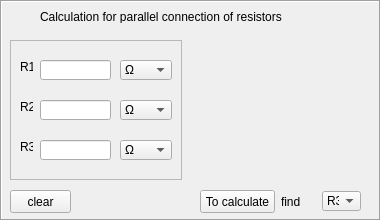
     <widget class="QFrame" name="frame_3">
      <property name="geometry">
       <rect>
        <x>410</x>
        <y>90</y>
        <width>381</width>
        <height>221</height>
       </rect>
      </property>
      <property name="frameShape">
       <enum>QFrame::Box</enum>
      </property>
      <property name="frameShadow">
       <enum>QFrame::Sunken</enum>
      </property>
      <widget class="QLabel" name="label_9">
       <property name="geometry">
        <rect>
         <x>190</x>
         <y>40</y>
         <width>191</width>
         <height>141</height>
        </rect>
       </property>
       <property name="text">
        <string/>
       </property>
       <property name="pixmap">
        <pixmap>res/resistors_pr.bmp</pixmap>
       </property>
      </widget>
      <widget class="QLabel" name="label_11">
       <property name="geometry">
        <rect>
         <x>40</x>
         <y>10</y>
         <width>269</width>
         <height>13</height>
        </rect>
       </property>
       <property name="text">
        <string>Calculation for parallel connection of resistors</string>
       </property>
      </widget>
      <widget class="QFrame" name="frame_5">
       <property name="geometry">
        <rect>
         <x>10</x>
         <y>40</y>
         <width>172</width>
         <height>140</height>
        </rect>
       </property>
       <property name="frameShape">
        <enum>QFrame::StyledPanel</enum>
       </property>
       <property name="frameShadow">
        <enum>QFrame::Raised</enum>
       </property>
       <widget class="QLabel" name="label_15">
        <property name="geometry">
         <rect>
          <x>10</x>
          <y>20</y>
          <width>13</width>
          <height>13</height>
         </rect>
        </property>
        <property name="text">
         <string>R1</string>
        </property>
       </widget>
       <widget class="QLabel" name="label_16">
        <property name="geometry">
         <rect>
          <x>10</x>
          <y>100</y>
          <width>13</width>
          <height>13</height>
         </rect>
        </property>
        <property name="text">
         <string>R3</string>
        </property>
       </widget>
       <widget class="QLineEdit" name="line_respr1">
        <property name="geometry">
         <rect>
          <x>30</x>
          <y>20</y>
          <width>71</width>
          <height>20</height>
         </rect>
        </property>
       </widget>
       <widget class="QComboBox" name="val_respr1">
        <property name="geometry">
         <rect>
          <x>110</x>
          <y>20</y>
          <width>52</width>
          <height>20</height>
         </rect>
        </property>
        <property name="currentIndex">
         <number>2</number>
        </property>
        <item>
         <property name="text">
          <string>МΩ</string>
         </property>
        </item>
        <item>
         <property name="text">
          <string>kΩ</string>
         </property>
        </item>
        <item>
         <property name="text">
          <string>Ω</string>
         </property>
        </item>
        <item>
         <property name="text">
          <string>mΩ</string>
         </property>
        </item>
        <item>
         <property name="text">
          <string>uΩ</string>
         </property>
        </item>
       </widget>
       <widget class="QComboBox" name="val_respr3">
        <property name="geometry">
         <rect>
          <x>110</x>
          <y>100</y>
          <width>52</width>
          <height>20</height>
         </rect>
        </property>
        <property name="currentIndex">
         <number>2</number>
        </property>
        <item>
         <property name="text">
          <string>МΩ</string>
         </property>
        </item>
        <item>
         <property name="text">
          <string>kΩ</string>
         </property>
        </item>
        <item>
         <property name="text">
          <string>Ω</string>
         </property>
        </item>
        <item>
         <property name="text">
          <string>mΩ</string>
         </property>
        </item>
        <item>
         <property name="text">
          <string>uΩ</string>
         </property>
        </item>
       </widget>
       <widget class="QComboBox" name="val_respr2">
        <property name="geometry">
         <rect>
          <x>110</x>
          <y>60</y>
          <width>52</width>
          <height>20</height>
         </rect>
        </property>
        <property name="currentIndex">
         <number>2</number>
        </property>
        <item>
         <property name="text">
          <string>MΩ</string>
         </property>
        </item>
        <item>
         <property name="text">
          <string>kΩ</string>
         </property>
        </item>
        <item>
         <property name="text">
          <string>Ω</string>
         </property>
        </item>
        <item>
         <property name="text">
          <string>mΩ</string>
         </property>
        </item>
        <item>
         <property name="text">
          <string>uΩ</string>
         </property>
        </item>
       </widget>
       <widget class="QLineEdit" name="line_respr2">
        <property name="geometry">
         <rect>
          <x>30</x>
          <y>60</y>
          <width>71</width>
          <height>20</height>
         </rect>
        </property>
       </widget>
       <widget class="QLabel" name="label_17">
        <property name="geometry">
         <rect>
          <x>10</x>
          <y>60</y>
          <width>13</width>
          <height>13</height>
         </rect>
        </property>
        <property name="text">
         <string>R2</string>
        </property>
       </widget>
       <widget class="QLineEdit" name="line_respr3">
        <property name="geometry">
         <rect>
          <x>30</x>
          <y>100</y>
          <width>71</width>
          <height>20</height>
         </rect>
        </property>
       </widget>
      </widget>
      <widget class="QComboBox" name="find_respr">
       <property name="geometry">
        <rect>
         <x>322</x>
         <y>191</y>
         <width>39</width>
         <height>20</height>
        </rect>
       </property>
       <property name="currentIndex">
        <number>2</number>
       </property>
       <item>
        <property name="text">
         <string>R1</string>
        </property>
       </item>
       <item>
        <property name="text">
         <string>R2</string>
        </property>
       </item>
       <item>
        <property name="text">
         <string>R3</string>
        </property>
       </item>
      </widget>
      <widget class="QPushButton" name="bfind_respr">
       <property name="geometry">
        <rect>
         <x>200</x>
         <y>190</y>
         <width>75</width>
         <height>23</height>
        </rect>
       </property>
       <property name="text">
        <string>To calculate</string>
       </property>
      </widget>
      <widget class="QLabel" name="label_19">
       <property name="geometry">
        <rect>
         <x>281</x>
         <y>181</y>
         <width>35</width>
         <height>41</height>
        </rect>
       </property>
       <property name="text">
        <string>find</string>
       </property>
      </widget>
      <widget class="QPushButton" name="c1_3">
       <property name="geometry">
        <rect>
         <x>10</x>
         <y>190</y>
         <width>61</width>
         <height>23</height>
        </rect>
       </property>
       <property name="text">
        <string>clear</string>
       </property>
      </widget>
     </widget>
